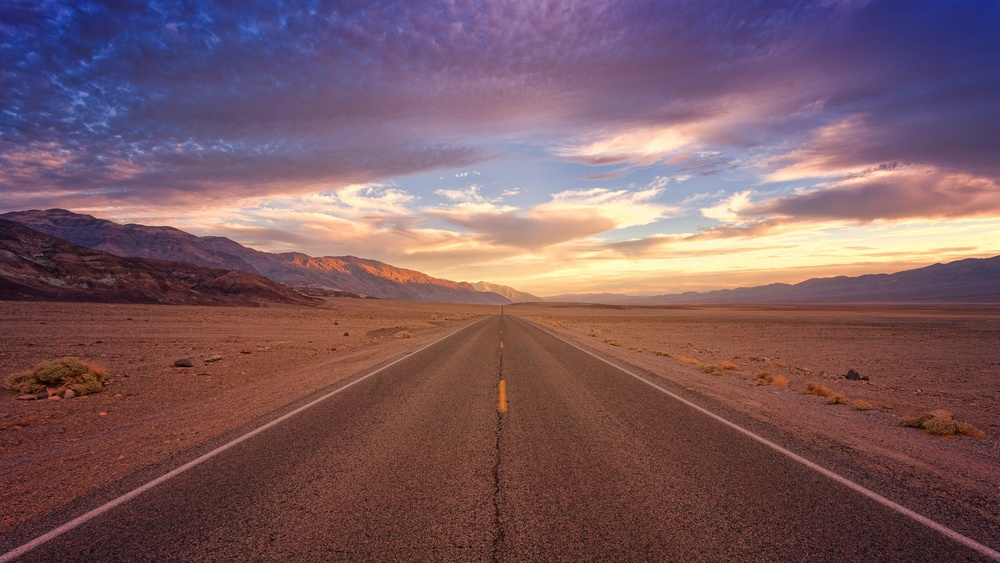
#> input picture TASK2/road.jpg, 1000 x 563 px, shrunk from 4303 x 2421 before the run
$ python imgBlur.py
#> lines starting #> are read from the running program, lines starting #| are printed output that depends on the picture
from PIL import Image
import numpy as np

image = Image.open('road.jpg')
#> image is the input picture: PIL image 1000x563 RGB; mean R, G, B 122.9, 91, 97.8
image = image.convert(mode='L')
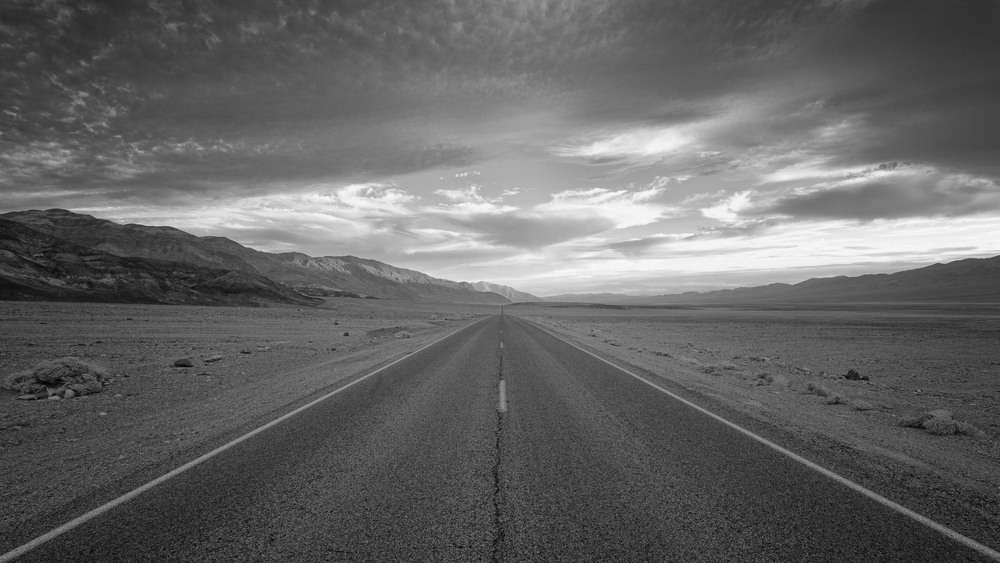
#> image: PIL image 1000x563 L; min 4, max 250, mean 101.3

width, height = image.size
#> width = 1000; height = 563

grayscaleArray = np.asarray(image)
blurredArray = grayscaleArray.copy()

squareMaskSize = 71

summedAreaTable = np.full((height, width), 0)
summedAreaTableDivider = squareMaskSize**2

for row in range(height):
    for col in range(width):
        if col > 0:
            summedAreaTable[row][col] = grayscaleArray[row][col] + summedAreaTable[row][col - 1]
            if row > 0:
                summedAreaTable[row][col] += summedAreaTable[row - 1][col] - summedAreaTable[row - 1][col - 1]
        else:
            summedAreaTable[row][col] = grayscaleArray[row][col]
            if row > 0:
                summedAreaTable[row][col] += summedAreaTable[row - 1][col]
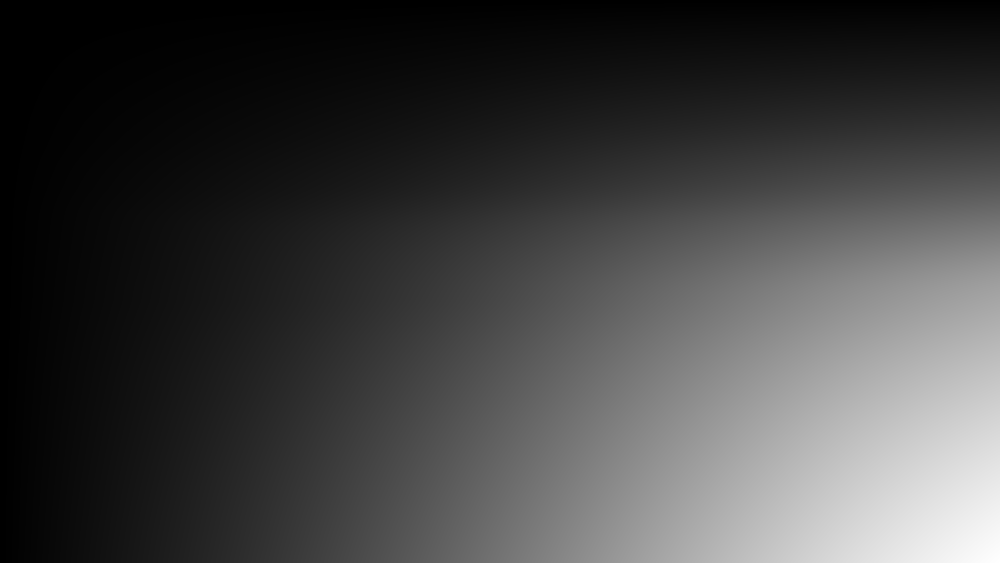
#> summedAreaTable: shape (563, 1000) int64; min 57, max 57057515, mean 14736613; drawn with min black and max white


for row in range(height - squareMaskSize):
    for col in range(width - squareMaskSize):
        meanFilter = (summedAreaTable[row + squareMaskSize][col + squareMaskSize] - summedAreaTable[row + squareMaskSize][col] - summedAreaTable[row][col + squareMaskSize] + summedAreaTable[row][col]) / summedAreaTableDivider
        blurredArray[row, col] = meanFilter
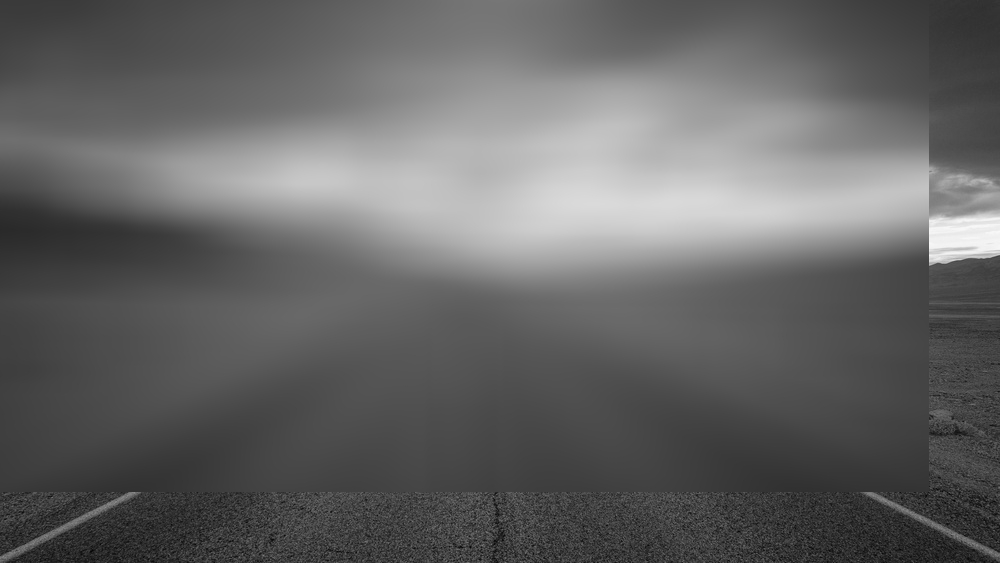
#> blurredArray: shape (563, 1000); min 4, max 249, mean 100.5
blurredImage = Image.fromarray(blurredArray.astype(np.uint8))
blurredImage.save("blurredRoad.jpg")
